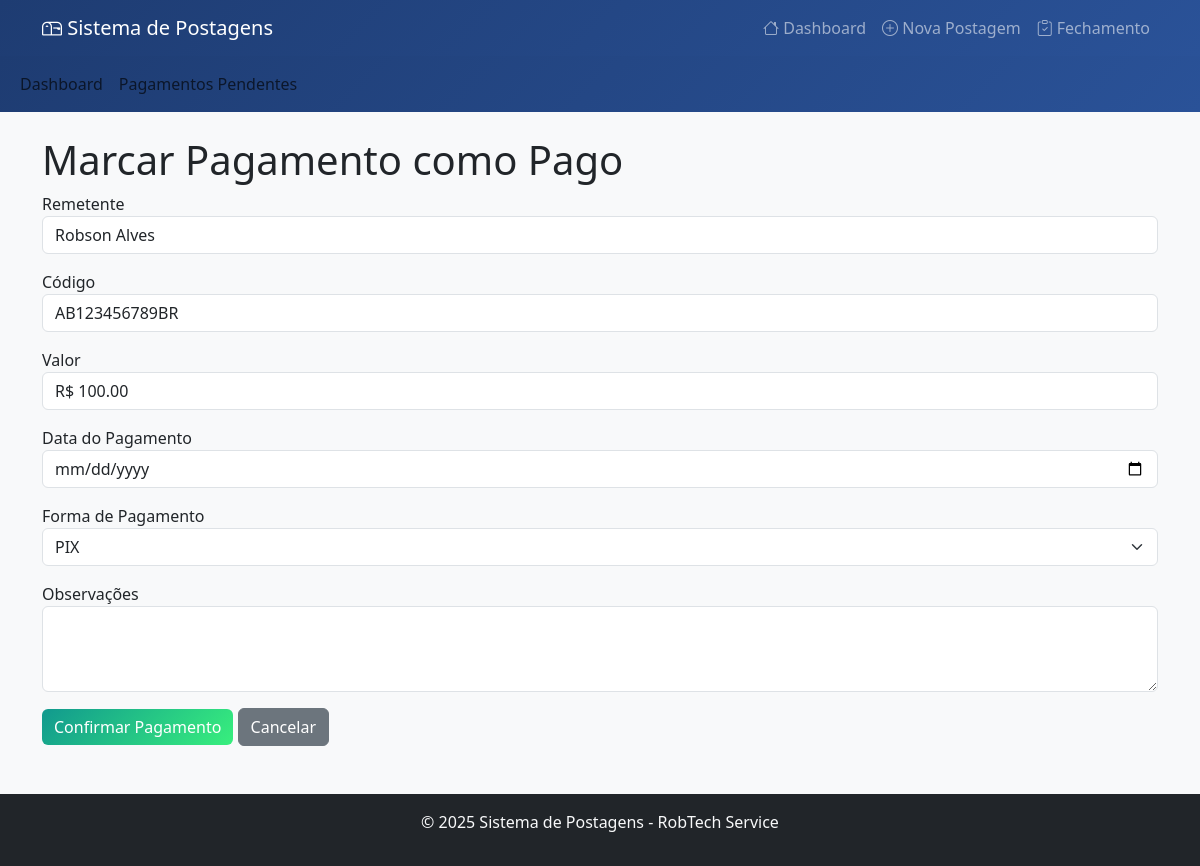
The app's page /marcar_pago/1 with its own data.
### tables this page shows
CREATE TABLE postagens (
                id INTEGER PRIMARY KEY AUTOINCREMENT,
                data_postagem DATE NOT NULL,
                posto INTEGER NOT NULL,
                nome_remetente TEXT NOT NULL,
                codigo_rastreio TEXT UNIQUE NOT NULL,
                valor REAL NOT NULL,
                tipo_postagem TEXT NOT NULL CHECK (tipo_postagem IN ('PAC', 'SEDEX')),
                tipo_pagamento TEXT,
                status TEXT DEFAULT 'POSTADO',
                pagamento_pago INTEGER DEFAULT 0,
                data_pagamento DATE,
                observacoes TEXT,
                data_criacao DATETIME DEFAULT CURRENT_TIMESTAMP
            );

### app.py (the view)
@app.route('/marcar_pago/<int:id>', methods=['GET', 'POST'])
def marcar_pago(id):
    if request.method == 'POST':
        data_pagamento = request.form['data_pagamento']
        tipo_pagamento = request.form['tipo_pagamento']
        observacoes = request.form.get('observacoes', '').strip()
        conn = sistema.conectar()
        cursor = conn.cursor()
        cursor.execute("""
            UPDATE postagens
            SET pagamento_pago = 1,
                data_pagamento = ?,
                tipo_pagamento = ?,
                observacoes = ?
            WHERE id = ?
        """, (data_pagamento, tipo_pagamento, observacoes, id))
        conn.commit()
        conn.close()
        flash('Pagamento marcado com sucesso!', 'success')
        return redirect(url_for('listar_pendentes'))
    else:
        conn = sistema.conectar()
        cursor = conn.cursor()
        cursor.execute("SELECT * FROM postagens WHERE id = ?", (id,))
        postagem = cursor.fetchone()
        conn.close()
        return render_template('marcar_pago.html', postagem=postagem, NOME_POSTO=NOME_POSTO)

### app.py (called while the page is built)
    def conectar(self):
        return sqlite3.connect(self.db_name)

### templates/marcar_pago.html (shortened to what this page needs)
{% extends "base.html" %}
{% block content %}
<h1>Marcar Pagamento como Pago</h1>
<form method="POST">
  <div class="mb-3">
    <label>Remetente</label>
    <input class="form-control" value="{{ postagem[3] }}" readonly>
  </div>
  <div class="mb-3">
    <label>Código</label>
    <input class="form-control" value="{{ postagem[4] }}" readonly>
  </div>
  <div class="mb-3">
    <label>Valor</label>
    <input class="form-control" value="R$ {{ '%.2f'|format(postagem[5]) }}" readonly>
  </div>
  <div class="mb-3">
    <label>Data do Pagamento</label>
    <input type="date" name="data_pagamento" class="form-control" value="{{ postagem[10] or '' }}" required>
  </div>
  <div class="mb-3">
    <label>Forma de Pagamento</label>
    <select name="tipo_pagamento" class="form-select" required>
      <option value="PIX" {% if postagem[7] == 'PIX' %}selected{% endif %}>PIX</option>
    </select>
  </div>
  <div class="mb-3">
    <label>Observações</label>
    <textarea name="observacoes" class="form-control" rows="3">{{ postagem[11] or '' }}</textarea>
  </div>
  <button type="submit" class="btn btn-success">Confirmar Pagamento</button>
  <a href="{{ url_for('listar_pendentes') }}" class="btn btn-secondary">Cancelar</a>
</form>
{% endblock %}

### templates/base.html (style rules this page uses)
body { background-color: #f8f9fa; }
.btn-success { background: linear-gradient(135deg, #11998e, #38ef7d); border: none; }

### records on screen
postagens: nome_remetente "Robson Alves", codigo_rastreio "AB123456789BR", valor "R$ 100.00"
